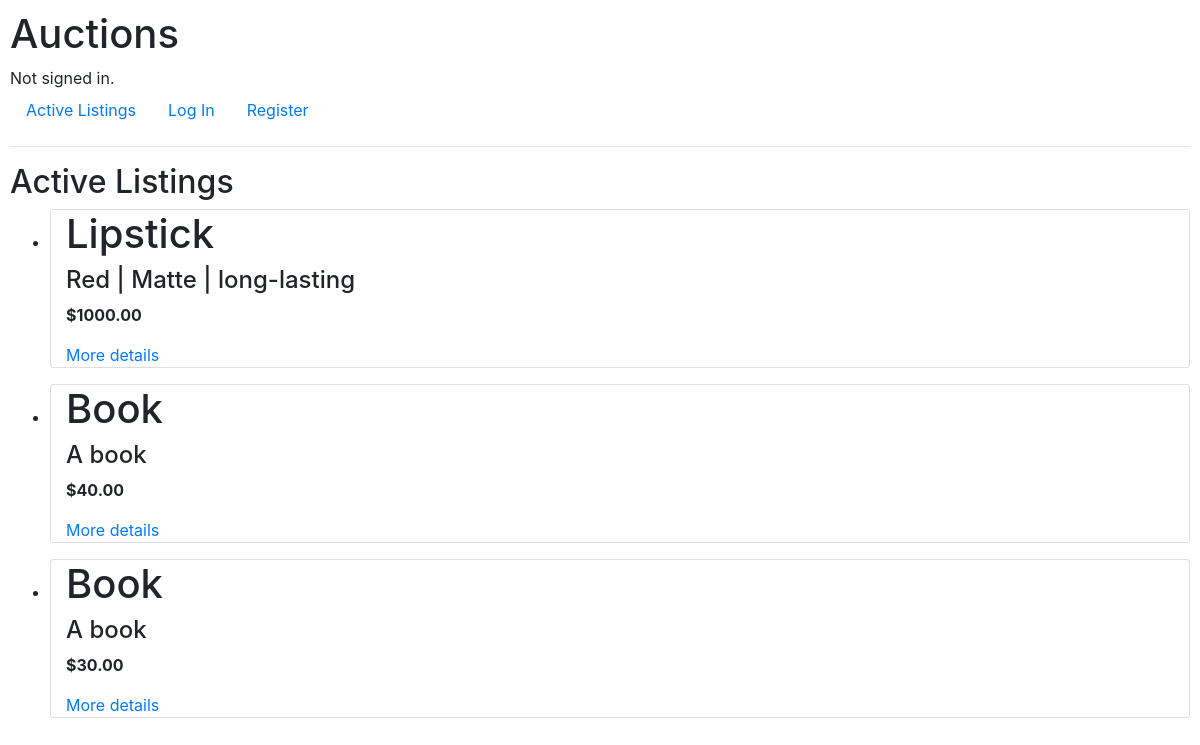
Before: / with the older database file.
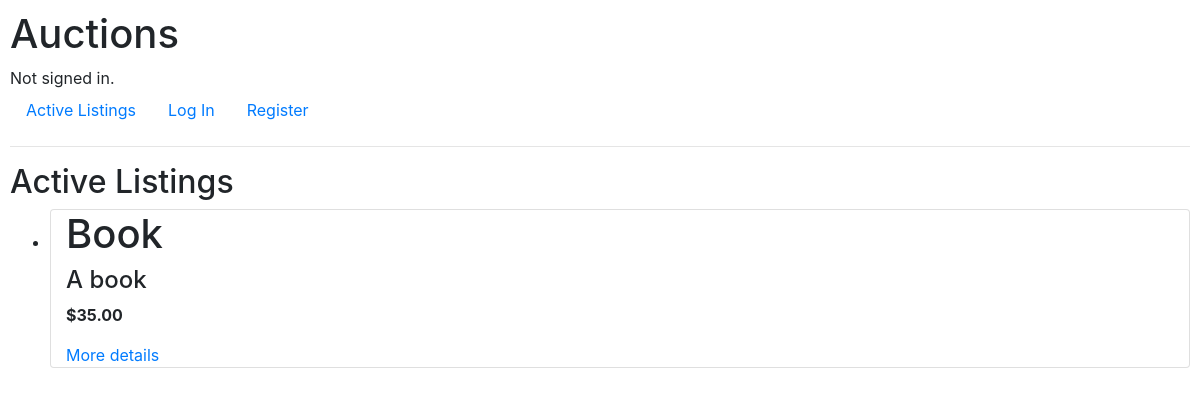
After: the same page with the newer database file.
### auctions/models.py (models this page shows)
class Listings(models.Model):
    title = models.CharField(max_length=500)
    description = models.TextField()
    initial_price = models.DecimalField(max_digits=10, decimal_places=2)
    current_price = models.DecimalField(max_digits=10, decimal_places=2, blank=True, null=True)
    image_url = models.URLField(blank=True, null=True)
    category = models.CharField(max_length=100, blank=True, null=True)
    created_at = models.DateTimeField(auto_now_add=True)
    active = models.BooleanField(default=True)
    owner = models.ForeignKey(User, on_delete=models.CASCADE, related_name="listings")

### auctions/views.py (the view)
# urls.py: path("", views.index, name="index"),
def index(request):
    return render(request, "auctions/index.html", {
        "listings": Listings.objects.filter(active=True)
        })

### auctions/templates/auctions/index.html (shortened to what this page needs)
{% extends "auctions/layout.html" %}
{% block body %}
    <h2>Active Listings</h2>
    <ul>
        {% for listing in listings %}
            <li>
                <div class="container mb-3 card">
                    <h1>{{ listing.title }}</h1>
                    <h4>{{ listing.description }}</h4>
                    <p><strong>${{ listing.current_price }}</strong></p>
                    <a href="{% url 'listing' listing.id %}">  More details </a>
                </div>
            </li>
        {% empty %}
            <li>No active listings available.</li>
        {% endfor %}
{% endblock %}

Changed rows visible on the page:
no longer on this page (row edited): Listings: title "Lipstick", description "Red | Matte | long-lasting", current_price "1000.00"
no longer on this page (row edited): Listings: title "Book", description "A book", current_price "40.00"
changed Listings "Book": current_price "30.00" → "35.00"
